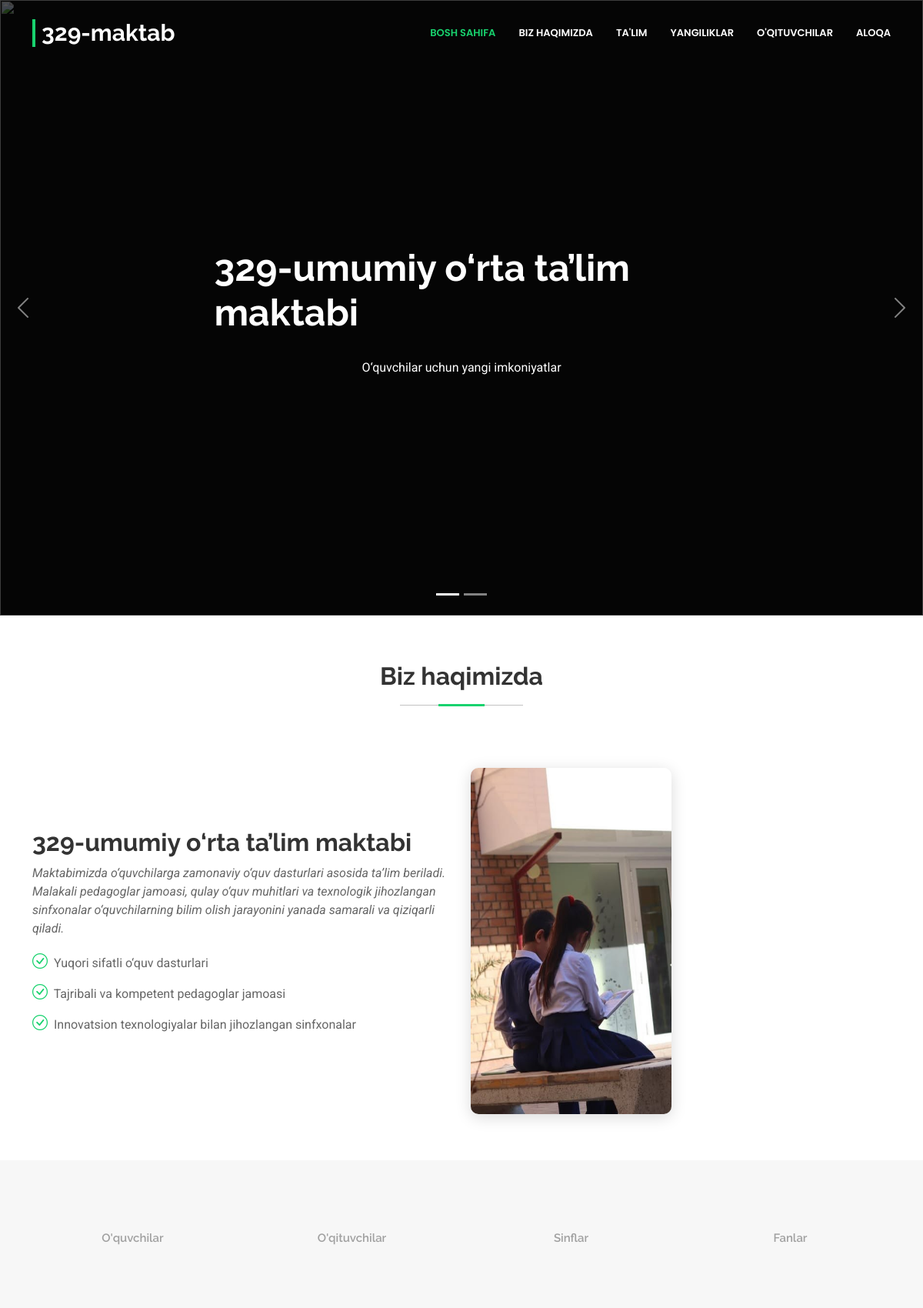
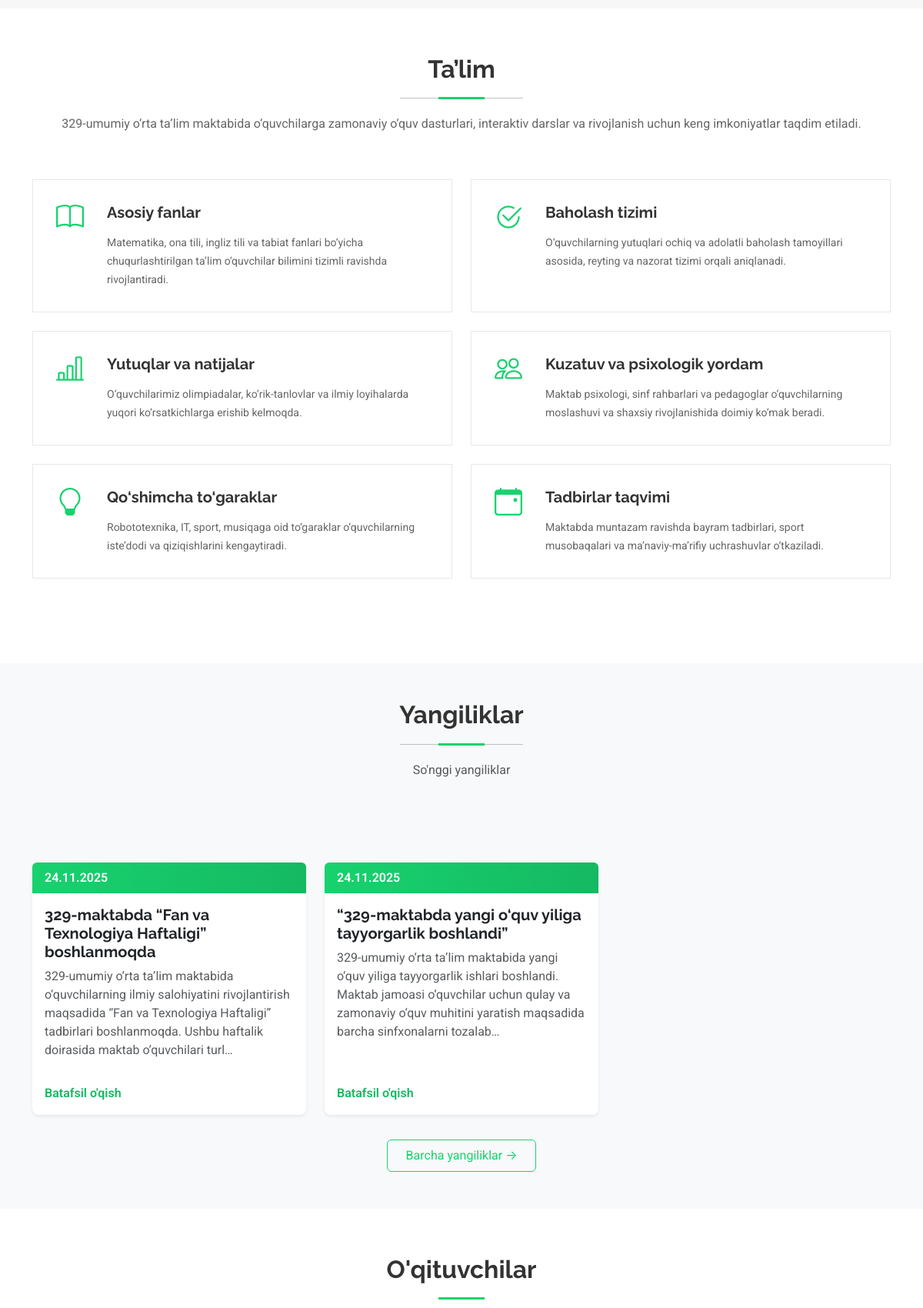
The page / (upper part) on the database its author committed (2 pictures, top to bottom).
### mysite/models.py (models this page shows)
class News(models.Model):
    title = models.CharField(max_length=255, verbose_name="Sarlavha")
    description = models.TextField(verbose_name="Tavsif")
    image = models.ImageField(upload_to='images/', verbose_name="Rasm")
    created_at = models.DateTimeField(auto_now_add=True)

### mysite/views.py (the view)
# urls.py: path('', HomeView.as_view(), name='home'),
class HomeView(TemplateView):
    template_name = 'index.html'
    def dispatch(self, request, *args, **kwargs):
        if request.session.get('admin_logged'):
            request.session.flush()
        return super().dispatch(request, *args, **kwargs)
    def get_context_data(self, **kwargs):
        context = super().get_context_data(**kwargs)
        priority_categories = ["Rahbariyat", "Maktab direktori"]
        teachers = list(Teacher.objects.filter(category__name__in=priority_categories)[:4])
        remaining = 4 - len(teachers)
        if remaining > 0:
            other_teachers = Teacher.objects.exclude(id__in=[t.id for t in teachers])[:remaining]
            teachers.extend(other_teachers)
        context['teachers'] = teachers
        context['news'] = News.objects.order_by('-created_at')[:3]
        context['info'] = SchoolInfo.objects.first()
        return context

### templates/index.html (shortened to what this page needs)
{% load static %}
<!DOCTYPE html>
<html lang="en">
<head>
    <link href="{% static 'assets/vendor/bootstrap/css/bootstrap.min.css' %}" rel="stylesheet">
    <link href="{% static 'assets/vendor/bootstrap-icons/bootstrap-icons.css' %}" rel="stylesheet">
    <link href="{% static 'assets/vendor/aos/aos.css' %}" rel="stylesheet">
    <link href="{% static 'assets/vendor/glightbox/css/glightbox.min.css' %}" rel="stylesheet">
    <link href="{% static 'assets/vendor/swiper/swiper-bundle.min.css' %}" rel="stylesheet">
    <link href="{% static 'assets/css/main.css' %}" rel="stylesheet">
</head>
<body class="index-page">
    <header id="header" class="header d-flex align-items-center fixed-top">
        <div class="container-fluid container-xl position-relative d-flex align-items-center justify-content-between">
            <a href="{% url 'home' %}" class="logo d-flex align-items-center">
                <h1 class="sitename">329-maktab</h1>
            </a>
            <nav id="navmenu" class="navmenu">
                <ul>
                    <li><a href="#hero" class="active">Bosh sahifa</a></li>
                    <li><a href="#about">Biz haqimizda</a></li>
                    <li><a href="#services">Ta'lim</a></li>
                    <li><a href="#testimonials">Yangiliklar</a></li>
                    <li><a href="#team">O'qituvchilar</a></li>
                    <li><a href="#contact">Aloqa</a></li>
                </ul>
            </nav>
        </div>
    </header>
    <main class="main">
        <section id="hero" class="hero section dark-background">
            <div id="hero-carousel" class="carousel slide carousel-fade" data-bs-ride="carousel"
                data-bs-interval="5000">
                <div class="carousel-item active">
                    <img src="{% static 'assets/img/hero-carousel/bg-school.jpg' %}" alt="">
                    <div class="carousel-container">
                        <h2>329-umumiy o‘rta ta’lim maktabi</h2>
                        <p>O‘quvchilar uchun yangi imkoniyatlar</p>
                    </div>
                </div>
                <a class="carousel-control-prev" href="#hero-carousel" role="button" data-bs-slide="prev">
                    <span class="carousel-control-prev-icon bi bi-chevron-left" aria-hidden="true"></span>
                </a>
                <a class="carousel-control-next" href="#hero-carousel" role="button" data-bs-slide="next">
                    <span class="carousel-control-next-icon bi bi-chevron-right" aria-hidden="true"></span>
                </a>
                <ol class="carousel-indicators"></ol>
            </div>
        </section>
        <section id="about" class="about section">
            <div class="container section-title" data-aos="fade-up">
                <h2>Biz haqimizda</h2>
            </div>
            <div class="container">
                <div class="row gy-6 align-items-center">
                    <div class="col-lg-6 content" data-aos="fade-up" data-aos-delay="100">
                        <h3>329-umumiy o‘rta ta’lim maktabi</h3>
                        <p class="fst-italic">
                            Maktabimizda o‘quvchilarga zamonaviy o‘quv dasturlari asosida ta’lim beriladi. Malakali
                            pedagoglar jamoasi,
                            qulay o‘quv muhitlari va texnologik jihozlangan sinfxonalar o‘quvchilarning bilim olish
                            jarayonini yanada
                            samarali va qiziqarli qiladi.
                        </p>
                        <ul>
                            <li><i class="bi bi-check-circle"></i> <span>Yuqori sifatli o‘quv dasturlari</span></li>
                            <li><i class="bi bi-check-circle"></i> <span>Tajribali va kompetent pedagoglar
                                    jamoasi</span></li>
                            <li><i class="bi bi-check-circle"></i> <span>Innovatsion texnologiyalar bilan jihozlangan
                                    sinfxonalar</span></li>
                        </ul>
                    </div>
                    <div class="col-lg-6 about-images" data-aos="fade-up" data-aos-delay="200">
                        <div class="row gy-4">
                            <div class="col-lg-6">
                                <img style="height: 450px; box-shadow: 0 4px 20px rgba(0,0,0,0.15);"
                                    src="{% static 'assets/img/about-school-1.jpg' %}" class="img-fluid" alt="">
                            </div>
                            <div class="col-lg-6">
                                <div class="row gy-4">
                                    <div class="col-lg-12">
                                    </div>
                                    <div class="col-lg-12">
                                    </div>
                                </div>
                            </div>
                        </div>
                    </div>
                </div>
            </div>
        </section>
        <section id="stats" class="stats section light-background">
            <div class="container" data-aos="fade-up" data-aos-delay="100">
                <div class="row gy-4">
                    <div class="col-lg-3 col-md-6">
                        <div class="stats-item text-center w-100 h-100">
                            <p>O'quvchilar</p>
                        </div>
                    </div>
                    <div class="col-lg-3 col-md-6">
                        <div class="stats-item text-center w-100 h-100">
                            <p>O'qituvchilar</p>
                        </div>
                    </div>
                    <div class="col-lg-3 col-md-6">
                        <div class="stats-item text-center w-100 h-100">
                            <p>Sinflar</p>
                        </div>
                    </div>
                    <div class="col-lg-3 col-md-6">
                        <div class="stats-item text-center w-100 h-100">
                            <p>Fanlar</p>
                        </div>
                    </div>
                </div>
            </div>
        </section>
        <section id="services" class="services section">
            <div class="container section-title" data-aos="fade-up">
                <h2>Ta’lim</h2>
                <p>329-umumiy o‘rta ta’lim maktabida o‘quvchilarga zamonaviy o‘quv dasturlari, interaktiv darslar
                    va rivojlanish uchun keng imkoniyatlar taqdim etiladi.</p>
            </div>
            <div class="container">
                <div style="margin-bottom: 50px;" class="row gy-4">
                    <div class="col-md-6" data-aos="fade-up" data-aos-delay="100">
                        <div class="service-item d-flex position-relative h-100">
                            <i class="bi bi-book icon flex-shrink-0"></i>
                            <div>
                                <h4 class="title">
                                    <a class="stretched-link" style="cursor: default; pointer-events: none;">Asosiy
                                        fanlar</a>
                                </h4>
                                <p class="description">
                                    Matematika, ona tili, ingliz tili va tabiat fanlari bo‘yicha chuqurlashtirilgan
                                    ta’lim
                                    o‘quvchilar bilimini tizimli ravishda rivojlantiradi.
                                </p>
                            </div>
                        </div>
                    </div>
                    <div class="col-md-6" data-aos="fade-up" data-aos-delay="200">
                        <div class="service-item d-flex position-relative h-100">
                            <i class="bi bi-check2-circle icon flex-shrink-0"></i>
                            <div>
                                <h4 class="title">
                                    <a class="stretched-link" style="cursor: default; pointer-events: none;">Baholash
                                        tizimi</a>
                                </h4>
                                <p class="description">
                                    O‘quvchilarning yutuqlari ochiq va adolatli baholash tamoyillari asosida,
                                    reyting va nazorat tizimi orqali aniqlanadi.
                                </p>
                            </div>
                        </div>
                    </div>
                    <div class="col-md-6" data-aos="fade-up" data-aos-delay="300">
                        <div class="service-item d-flex position-relative h-100">
                            <i class="bi bi-bar-chart-line icon flex-shrink-0"></i>
                            <div>
                                <h4 class="title">
                                    <a class="stretched-link" style="cursor: default; pointer-events: none;">Yutuqlar va
                                        natijalar</a>
                                </h4>
                                <p class="description">
                                    O‘quvchilarimiz olimpiadalar, ko‘rik-tanlovlar va ilmiy loyihalarda yuqori
                                    ko‘rsatkichlarga erishib kelmoqda.
                                </p>
                            </div>
                        </div>
                    </div>
                    <div class="col-md-6" data-aos="fade-up" data-aos-delay="400">
                        <div class="service-item d-flex position-relative h-100">
                            <i class="bi bi-people icon flex-shrink-0"></i>
                            <div>
                                <h4 class="title">
                                    <a class="stretched-link" style="cursor: default; pointer-events: none;">
                                        Kuzatuv va psixologik yordam
                                    </a>
                                </h4>
                                <p class="description">
                                    Maktab psixologi, sinf rahbarlari va pedagoglar o‘quvchilarning moslashuvi
                                    va shaxsiy rivojlanishida doimiy ko‘mak beradi.
                                </p>
                            </div>
                        </div>
                    </div>
                    <div class="col-md-6" data-aos="fade-up" data-aos-delay="500">
                        <div class="service-item d-flex position-relative h-100">
                            <i class="bi bi-lightbulb icon flex-shrink-0"></i>
                            <div>
                                <h4 class="title">
                                    <a class="stretched-link" style="cursor: default; pointer-events: none;">
                                        Qo‘shimcha to‘garaklar
                                    </a>
                                </h4>
                                <p class="description">
                                    Robototexnika, IT, sport, musiqaga oid to‘garaklar o‘quvchilarning iste’dodi
                                    va qiziqishlarini kengaytiradi.
                                </p>
                            </div>
                        </div>
                    </div>
                    <div class="col-md-6" data-aos="fade-up" data-aos-delay="600">
                        <div class="service-item d-flex position-relative h-100">
                            <i class="bi bi-calendar-event icon flex-shrink-0"></i>
                            <div>
                                <h4 class="title">
                                    <a class="stretched-link" style="cursor: default; pointer-events: none;">Tadbirlar
                                        taqvimi</a>
                                </h4>
                                <p class="description">
                                    Maktabda muntazam ravishda bayram tadbirlari, sport musobaqalari
                                    va ma’naviy-ma’rifiy uchrashuvlar o‘tkaziladi.
                                </p>
                            </div>
                        </div>
                    </div>
                </div>
            </div>
        </section>
        <section id="testimonials" class="news-section py-5 bg-light">
            <div class="container">
                <div class="section-title text-center mb-5" data-aos="fade-up">
                    <h2 class="fw-bold">Yangiliklar</h2>
                    <p class="text-muted">So'nggi yangiliklar</p>
                </div>
                <div class="row g-4">
                    {% if news %}
                    {% for i in news %}
                    <div class="col-12 col-md-6 col-lg-4" data-aos="fade-up" data-aos-delay="100">
                        <div class="card border-0 h-100 shadow-sm rounded-3">
                            <div class="px-3 py-2 text-white fw-semibold rounded-top"
                                style="background: linear-gradient(90deg,#18d26e,#15b962);">
                                {{ i.created_at|date:"d.m.Y" }}
                            </div>
                            <div class="card-body d-flex flex-column">
                                <h5 class="card-title fw-bold">{{ i.title }}</h5>
                                <p class="card-text text-muted flex-grow-1">
                                    {{ i.description|truncatechars:200 }}
                                </p>
                                <a href="{% url 'detail' i.pk %}" class="mt-3 text-decoration-none fw-semibold"
                                    style="color:#15b962;">Batafsil o'qish</a>
                            </div>
                        </div>
                    </div>
                    {% endfor %}
                    {% else %}
                    <p class="text-center fw-bold" style="color:#18d26e;">Yangilik mavjud emas</p>
                    {% endif %}
                </div>
                <a href="{% url 'news' %}" data-aos="fade-up" data-aos-delay="400" style="display: block; width: max-content; margin: 2rem auto 0 auto;
                  padding: 0.5rem 1.5rem; color: #18d26e; border: 1px solid #18d26e;
                  border-radius: 0.375rem; text-decoration: none; text-align: center;
                  transition: all 0.3s ease; cursor: pointer;"
                    onmouseover="this.style.backgroundColor='#18d26e'; this.style.color='white';"
                    onmouseout="this.style.backgroundColor='transparent'; this.style.color='#18d26e';">
                    Barcha yangiliklar →
                </a>
            </div>
        </section>
        <section id="team" class="team section">
            <div class="container section-title" data-aos="fade-up">
                <h2>O'qituvchilar</h2>
            </div>
        </section>
    </main>
</body>
</html>

### rows shown on the page
News: created_at "24.11.2025", title "329-maktabda “Fan va Texnologiya Haftaligi” boshlanmoqda", description "329-umumiy o‘rta ta’lim maktabida o‘quvchilarning ilmiy salohiyatini rivojlantirish maqsadida “Fan va Texnologiya Haftaligi” tadbirlari boshlanmoqda. Ushbu haftalik doirasida maktab o‘quvchilari turl…"
News: created_at "24.11.2025", title "“329-maktabda yangi o‘quv yiliga tayyorgarlik boshlandi”", description "329-umumiy o‘rta ta’lim maktabida yangi o‘quv yiliga tayyorgarlik ishlari boshlandi. Maktab jamoasi o‘quvchilar uchun qulay va zamonaviy o‘quv muhitini yaratish maqsadida barcha sinfxonalarni tozalab…"
